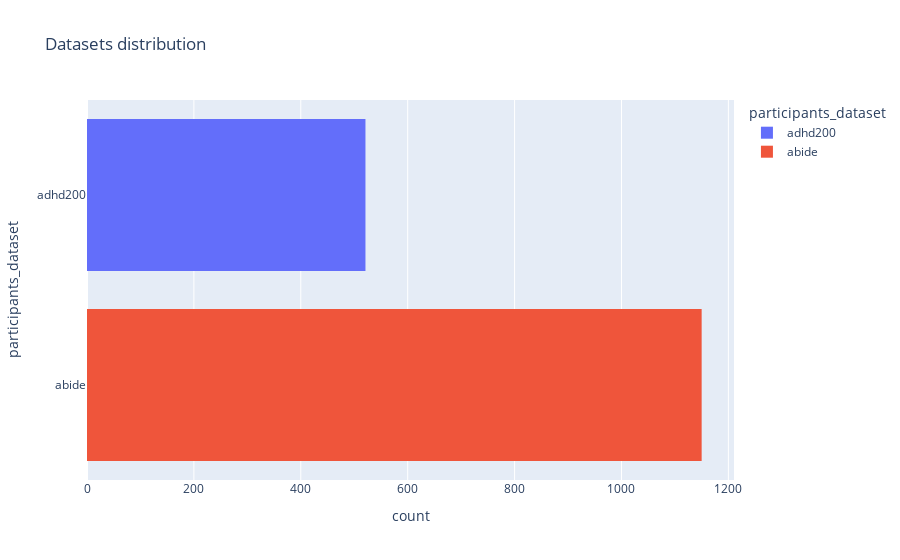

The notebook cell saved with this chart:
### Code cell
fig = px.histogram(data, y="participants_dataset", color="participants_dataset", title="Datasets distribution")
fig.show()

### Figure 1 — Plotly figure (JSON) as saved in the notebook; plotly's stock layout.template omitted (floating-point values rounded to 4 significant figures; data arrays with more than 128 entries replaced by an {"elided": "..."} marker saying what was removed)
{"data": [{"alignmentgroup": "True", "bingroup": "y", "hovertemplate": "participants_dataset=%{y}<br>count=%{x}<extra></extra>", "legendgroup": "adhd200", "marker": {"color": "#636efa", "pattern": {"shape": ""}}, "name": "adhd200", "offsetgroup": "adhd200", "orientation": "h", "showlegend": true, "type": "histogram", "xaxis": "x", "y": {"elided": "521 str values"}, "yaxis": "y"}, {"alignmentgroup": "True", "bingroup": "y", "hovertemplate": "participants_dataset=%{y}<br>count=%{x}<extra></extra>", "legendgroup": "abide", "marker": {"color": "#EF553B", "pattern": {"shape": ""}}, "name": "abide", "offsetgroup": "abide", "orientation": "h", "showlegend": true, "type": "histogram", "xaxis": "x", "y": {"elided": "1150 str values"}, "yaxis": "y"}], "layout": {"barmode": "relative", "legend": {"title": {"text": "participants_dataset"}, "tracegroupgap": 0}, "title": {"text": "Datasets distribution"}, "xaxis": {"anchor": "y", "domain": [0, 1], "title": {"text": "count"}}, "yaxis": {"anchor": "x", "categoryarray": ["abide", "adhd200"], "categoryorder": "array", "domain": [0, 1], "title": {"text": "participants_dataset"}}}}
